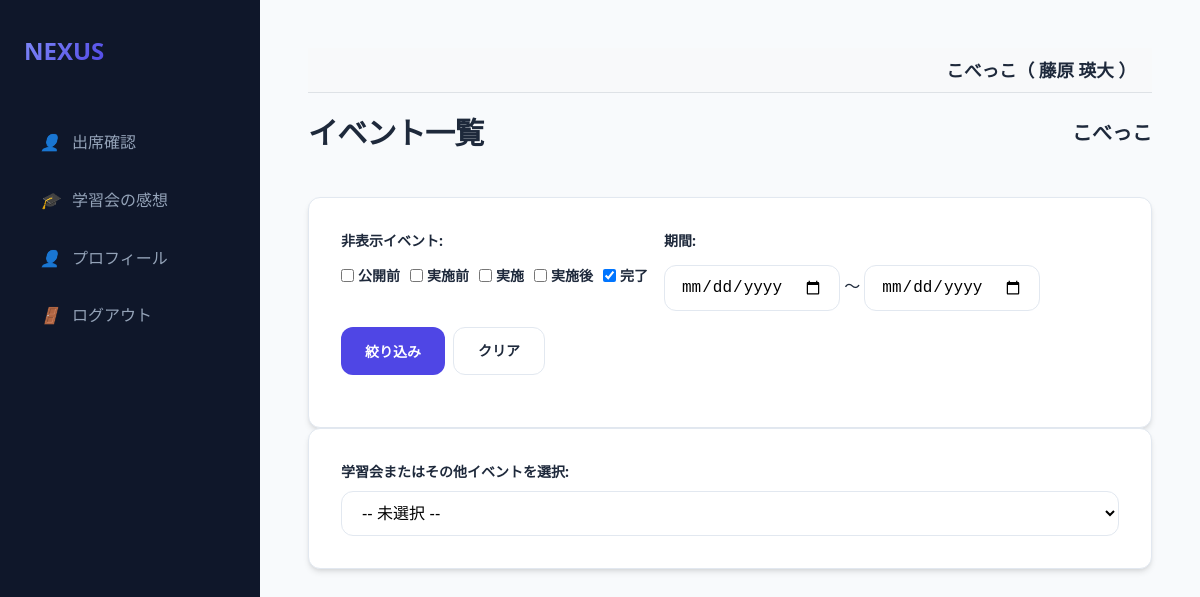
Page /event/select (signed in) on the committed database.
### models.py (models this page shows, shortened)
class Organization(db.Model):
    id = db.Column(db.Integer, primary_key=True)
    name = db.Column(db.String(100), nullable=False)

class Student(db.Model):
    id = db.Column(db.Integer, primary_key=True)
    user_id = db.Column(db.Integer, db.ForeignKey('user.id'), nullable=True)
    user = db.relationship('User', back_populates='student_record')
    organization_id = db.Column(db.Integer, db.ForeignKey('organization.id'), nullable=False)
    organization = db.relationship('Organization')
    default_venue_id = db.Column(db.Integer, db.ForeignKey('venue.id'), nullable=True)
    default_venue = db.relationship('Venue')
    name = db.Column(db.String(50), nullable=False)
    grade = db.Column(db.String(20))
    gender = db.Column(db.String(10))
    pref_gender = db.Column(db.String(10))
    pref_age1020_priority = db.Column(db.Integer, default=2)
    pref_age3040_priority = db.Column(db.Integer, default=2)
    pref_age50_priority = db.Column(db.Integer, default=2)
    attend = db.Column(db.Boolean, default=False)

class User(db.Model):
    id = db.Column(db.Integer, primary_key=True)
    username = db.Column(db.String(50), unique=True, nullable=False)
    name = db.Column(db.String(50), nullable=True)
    password_hash = db.Column(db.String(128), nullable=False)
    is_admin = db.Column(db.Boolean, default=False)
    is_super_admin = db.Column(db.Boolean, default=False)
    is_org_admin = db.Column(db.Boolean, default=False)
    organization_id = db.Column(db.Integer, db.ForeignKey('organization.id'), nullable=True)
    organization = db.relationship('Organization', backref='users')
    teacher_record = db.relationship('Teacher', back_populates='user', uselist=False)
    student_record = db.relationship('Student', back_populates='user', uselist=False)

### app.py (the view, shortened to what this page needs)
@app.route('/event/select', methods=['GET', 'POST'])
@login_required
@organization_required
def event_select():
    org_id = session.get('organization_id')
    hidden_statuses = request.args.getlist('hidden_status')
    if 'filter_applied' not in request.args:
        hidden_statuses = ['完了']
    start_date = request.args.get('start_date')
    end_date = request.args.get('end_date')
    query = Event.query.filter_by(organization_id=org_id)
    if hidden_statuses:
        query = query.filter(~Event.status.in_(hidden_statuses))
    if start_date:
        query = query.filter(Event.date >= datetime.strptime(start_date, '%Y-%m-%d'))
    if end_date:
        query = query.filter(Event.date <= datetime.strptime(end_date, '%Y-%m-%d'))
    events = query.order_by(Event.date).all()
    return render_template('event_select.html', events=events,
                           hidden_statuses=hidden_statuses, start_date=start_date, end_date=end_date)

### app.py (called while the page is built)
def login_required(f):
    @wraps(f)
    def decorated_function(*args, **kwargs):
        if 'user_id' not in session:
            return redirect(url_for('login'))
        return f(*args, **kwargs)
    return decorated_function

def organization_required(f):
    @wraps(f)
    def decorated_function(*args, **kwargs):
        if 'user_id' not in session:
            return redirect(url_for('login'))
        user = db.session.get(User, session['user_id'])
        session['organization_id'] = user.organization_id
        session['org_name'] = user.organization.name
        return f(*args, **kwargs)
    return decorated_function

@app.context_processor
def inject_user():
    user = None
    if 'user_id' in session:
        user = db.session.get(User, session['user_id'])
    return dict(current_user=user)

### templates/event_select.html (shortened to what this page needs)
{% extends "base.html" %}
{% block content %}
<div class="header">
    <h1>イベント一覧</h1>
    <h2 style="font-size: 1.25rem;">{{ current_user.organization.name if current_user.is_super_admin else session.get('org_name', '不明') }}</h2>
</div>
<div class="card">
    <form action="/event/select" method="get" style="display: flex; gap: 1rem; align-items: flex-start; margin-bottom: 1rem; flex-wrap: wrap;">
        <div style="display: flex; flex-direction: column; gap: 0.25rem;">
            <label>非表示イベント: </label>
            <div style="display: flex; gap: 10px; align-items: center; flex-wrap: nowrap; white-space: nowrap;">
                {% for status in ['公開前', '実施前', '実施', '実施後', '完了'] %}
                    <label style="margin: 0; display: flex; align-items: center; gap: 4px;">
                        <input type="checkbox" name="hidden_status" value="{{ status }}"
                        {% if status in hidden_statuses %}checked{% endif %}>
                        {{ status }}
                    </label>
                {% endfor %}
            </div>
        </div>
        <div style="display: flex; flex-direction: column; gap: 0.25rem;">
            <label>期間: </label>
            <div>
                <input type="date" name="start_date" value="{{ start_date|default('') }}" class="form-control" style="display: inline-block; width: auto;">
                〜
                <input type="date" name="end_date" value="{{ end_date|default('') }}" class="form-control" style="display: inline-block; width: auto;">
            </div>
        </div>
        <div style="display: flex; align-self: flex-end; gap: 0.5rem; padding-bottom: 0.25rem;">
            <button type="submit" class="btn btn-primary">絞り込み</button>
            <a href="/event/select" class="btn btn-outline">クリア</a>
        </div>
    </form>
</div>
<div class="card">
    <form action="/event/select" method="post">
        <label>学習会またはその他イベントを選択: </label>
        <select name="event_id" onchange="this.form.submit()">
            <option value="" {{ 'selected' if not session.get('selected_event_id') }}>-- 未選択 --</option>
        </select>
    </form>
</div>
{% endblock %}

### templates/base.html (shortened to what this page needs)
<!DOCTYPE html>
<html lang="ja">
<head>
    <link rel="stylesheet" href="{{ url_for('static', filename='style.css') }}">
</head>
<body>
<aside class="sidebar">
    <a href="/" class="logo">
        <span>NEXUS</span>
    </a>
    <nav class="nav-links">
        {% if current_user.is_admin %}
        <a href="/events" class="nav-item {{ 'active' if request.path == '/events' }}">
            <i>📋</i> イベント管理
        </a>
        <a href="/event/select" class="nav-item {{ 'active' if request.path == '/event/select' }}">
            <i>📅</i> イベント一覧
        </a>
        <a href="/venues" class="nav-item {{ 'active' if request.path == '/venues' }}">
            <i>📍</i> 会場一覧
        </a>
        <a href="/settings" class="nav-item {{ 'active' if request.path == '/settings' }}">
            <i>⚙️</i> デフォルト設定
        </a>
        <a href="/prohibited_matches" class="nav-item {{ 'active' if request.path == '/prohibited_matches' }}">
            <i>🚫</i> マッチング禁止
        </a>
        {% if session.get('selected_event_name', '')|trim == '学習会' and session.get('selected_event_status', '')|trim == '実施後' %}
        <a href="/evaluation/teacher" class="nav-item {{ 'active' if request.path == '/evaluation/teacher' }}">
            <i>🧑‍🏫</i> 講師による評価
        </a>
        <a href="/evaluation/student" class="nav-item {{ 'active' if request.path == '/evaluation/student' }}">
            <i>🎓</i> 生徒の感想
        </a>
        {% else %}
        <a href="/teachers" class="nav-item {{ 'active' if request.path == '/teachers' }}">
            <i>🧑‍🏫</i> 講師一覧
        </a>
        <a href="/students" class="nav-item {{ 'active' if request.path == '/students' }}">
            <i>🎓</i> 生徒一覧
        </a>
        {% if session.get('selected_event_name', '')|trim == '学習会' and session.get('selected_event_status', '')|trim == '実施' %}
        <a href="/matching/setup" class="nav-item {{ 'active' if request.path == '/matching/setup' }}">
            <i>🔄</i> マッチング実行
        </a>
        <a href="/result" class="nav-item {{ 'active' if request.path == '/result' }}">
            <i>📊</i> マッチング結果
        </a>
        <a href="/matching/adjustment" class="nav-item {{ 'active' if request.path == '/matching/adjustment' }}">
            <i>🛠️</i> マッチング調整
        </a>
        {% endif %}
        {% endif %}
        {% if current_user.is_super_admin %}
        <a href="/users" class="nav-item {{ 'active' if request.path == '/users' }}">
            <i>⚙️</i> 管理者一覧
        </a>
        <a href="/organizations" class="nav-item {{ 'active' if request.path == '/organizations' }}">
            <i>🏢</i> 組織一覧
        </a>
        {% endif %}
        {% elif current_user.student_record %}
        <a href="{{ url_for('student_dashboard') }}" class="nav-item {{ 'active' if request.path == '/student/dashboard' }}">
            <i>👤</i> 出席確認
        </a>
        <a href="{{ url_for('post_study_session') }}" class="nav-item {{ 'active' if request.path == '/post_study_session' }}">
            <i>🎓</i> 学習会の感想
        </a>
        <a href="{{ url_for('student_edit', id=current_user.student_record.id) }}" class="nav-item {{ 'active' if request.path == url_for('student_edit', id=current_user.student_record.id) }}">
            <i>👤</i> プロフィール
        </a>
        {% endif %}
        <a href="{{ url_for('logout') }}" class="nav-item">
            <i>🚪</i> ログアウト
        </a>
    </nav>
</aside>
<main class="main-content">
    {% if current_user %}
    <div style="background-color: #f8f9fa; padding: 0.5rem 1rem; margin-bottom: 1rem; border-bottom: 1px solid #dee2e6; text-align: right; font-size: 1.1rem; font-weight: bold;">
        {{ current_user.organization.name if current_user.organization else '組織なし' }}（
        {% if current_user.name %}
            {{ current_user.name }}
        {% elif current_user.teacher_record %}
            {{ current_user.teacher_record.name }}
        {% elif current_user.student_record %}
            {{ current_user.student_record.name }}
        {% else %}
            {{ current_user.username }}
        {% endif %}
        ）
    </div>
    {% endif %}
    {% block content %}{% endblock %}
</main>
</body>
</html>

### static/style.css (style rules this page uses)
:root { --primary: #4f46e5; --primary-hover: #4338ca; --bg-main: #f8fafc; --bg-card: #ffffff; --text-main: #1e293b; --text-muted: #64748b; --border: #e2e8f0; --shadow: 0 4px 6px -1px rgb(0 0 0 / 0.1), 0 2px 4px -2px rgb(0 0 0 / 0.1); --radius: 0.75rem; --sidebar-w: 260px; }
* { margin: 0; padding: 0; box-sizing: border-box; }
body { font-family: "Segoe UI", "Hiragino Kaku Gothic ProN", "Hiragino Sans", "Meiryo", sans-serif; background-color: var(--bg-main); color: var(--text-main); line-height: 1.6; display: flex; min-height: 100vh; }
.sidebar { width: var(--sidebar-w); background-color: #0f172a; color: white; padding: 2rem 1.5rem; display: flex; flex-direction: column; position: fixed; height: 100vh; transition: all 0.3s ease; }
.logo { font-size: 1.5rem; font-weight: 800; margin-bottom: 3rem; display: flex; align-items: center; gap: 0.75rem; color: #f8fafc; text-decoration: none; }
.logo span { background: linear-gradient(135deg, #818cf8, #4f46e5); -webkit-background-clip: text; -webkit-text-fill-color: transparent; }
.nav-links { display: flex; flex-direction: column; gap: 0.5rem; }
.nav-item { padding: 0.75rem 1rem; color: #94a3b8; text-decoration: none; border-radius: var(--radius); display: flex; align-items: center; gap: 0.75rem; transition: all 0.2s; }
.main-content { margin-left: var(--sidebar-w); flex: 1; padding: 3rem; max-width: 1200px; }
.header { display: flex; justify-content: space-between; align-items: center; margin-bottom: 2.5rem; }
h1 { font-size: 1.875rem; font-weight: 700; letter-spacing: -0.025em; }
.card { background: var(--bg-card); border: 1px solid var(--border); border-radius: var(--radius); padding: 2rem; box-shadow: var(--shadow); }
label { display: block; font-size: 0.875rem; font-weight: 600; margin-bottom: 0.5rem; color: var(--text-main); }
input, select, textarea { width: 100%; padding: 0.75rem 1rem; border: 1px solid var(--border); border-radius: var(--radius); font-size: 1rem; transition: border-color 0.2s; background-color: #fff; }
.btn { display: inline-flex; align-items: center; justify-content: center; padding: 0.75rem 1.5rem; font-size: 0.875rem; font-weight: 600; border-radius: var(--radius); cursor: pointer; transition: all 0.2s; text-decoration: none; border: none; gap: 0.5rem; }
.btn-primary { background-color: var(--primary); color: white; }
.btn-outline { background-color: transparent; border: 1px solid var(--border); color: var(--text-main); }

### rows in the picture
Organization: organization "こべっこ"
Student: student_record.name "藤原 瑛大"
User: organization "こべっこ"

### other values in the picture
{{ status }} "公開前" "実施前" "実施" "実施後" "完了"
